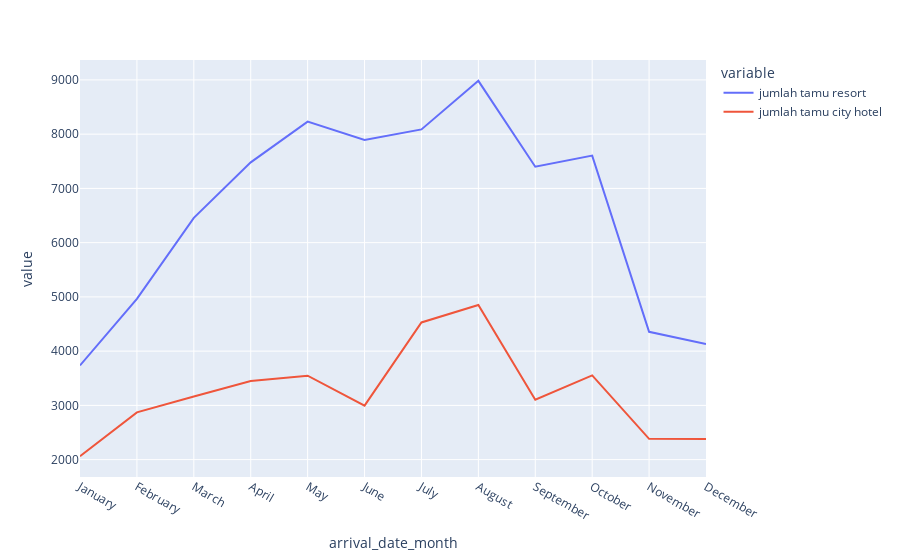

The code cell stored with this chart in its notebook:
### Markdown cell above
7

### Code cell
px.line(sorted_df, x = "arrival_date_month", y = ['jumlah tamu resort', 'jumlah tamu city hotel'])

### Figure 1 — Plotly figure (JSON) as saved in the notebook; plotly's stock layout.template omitted (floating-point values rounded to 4 significant figures)
{"data": [{"hovertemplate": "variable=jumlah tamu resort<br>arrival_date_month=%{x}<br>value=%{y}<extra></extra>", "legendgroup": "jumlah tamu resort", "line": {"color": "#636efa", "dash": "solid"}, "marker": {"symbol": "circle"}, "mode": "lines", "name": "jumlah tamu resort", "orientation": "v", "showlegend": true, "type": "scatter", "x": ["January", "February", "March", "April", "May", "June", "July", "August", "September", "October", "November", "December"], "xaxis": "x", "y": [3736, 4965, 6458, 7480, 8232, 7894, 8088, 8983, 7400, 7605, 4357, 4132], "yaxis": "y"}, {"hovertemplate": "variable=jumlah tamu city hotel<br>arrival_date_month=%{x}<br>value=%{y}<extra></extra>", "legendgroup": "jumlah tamu city hotel", "line": {"color": "#EF553B", "dash": "solid"}, "marker": {"symbol": "circle"}, "mode": "lines", "name": "jumlah tamu city hotel", "orientation": "v", "showlegend": true, "type": "scatter", "x": ["January", "February", "March", "April", "May", "June", "July", "August", "September", "October", "November", "December"], "xaxis": "x", "y": [2064, 2871, 3163, 3449, 3547, 2996, 4529, 4851, 3104, 3553, 2383, 2381], "yaxis": "y"}], "layout": {"legend": {"title": {"text": "variable"}, "tracegroupgap": 0}, "margin": {"t": 60}, "xaxis": {"anchor": "y", "domain": [0, 1], "title": {"text": "arrival_date_month"}}, "yaxis": {"anchor": "x", "domain": [0, 1], "title": {"text": "value"}}}}
